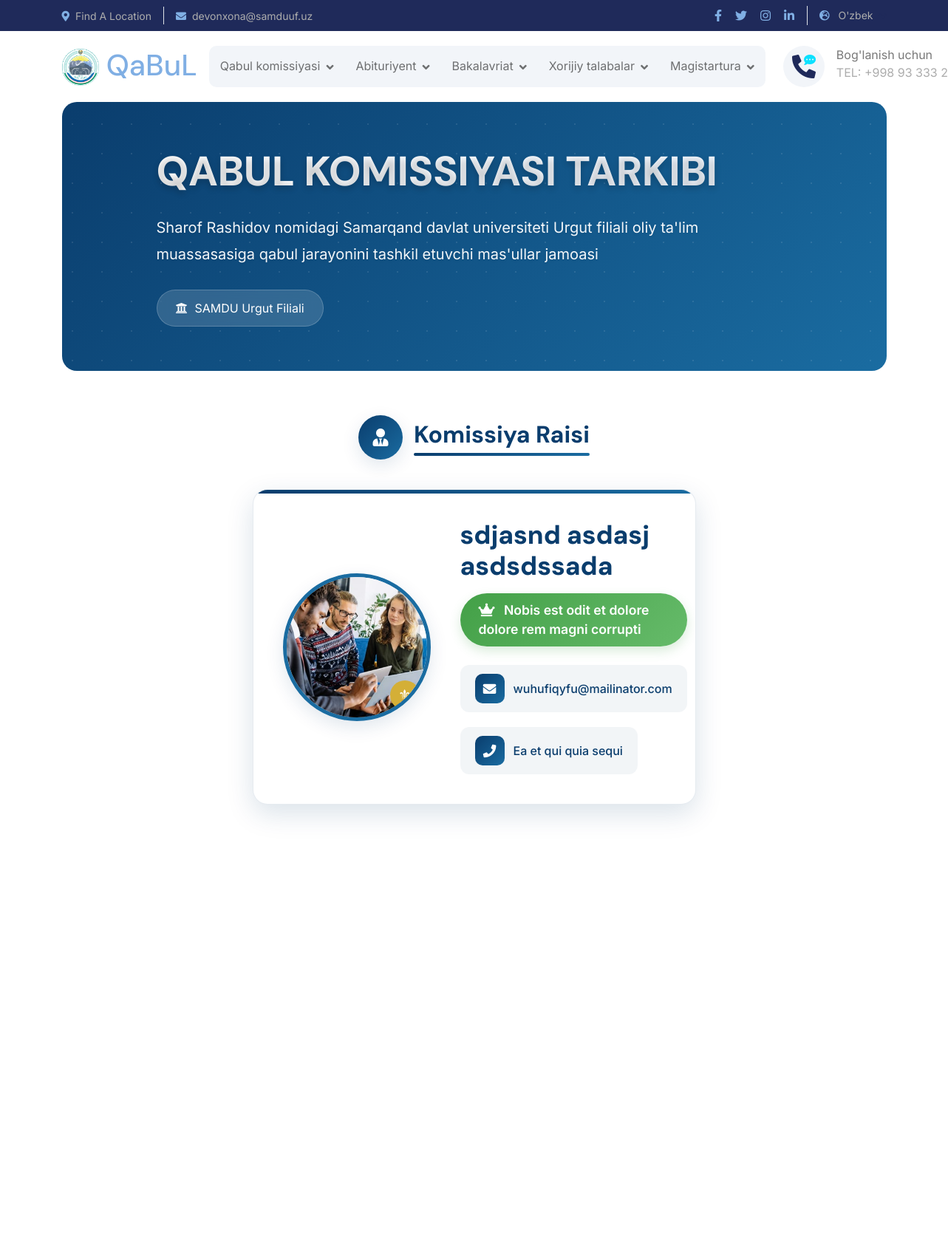
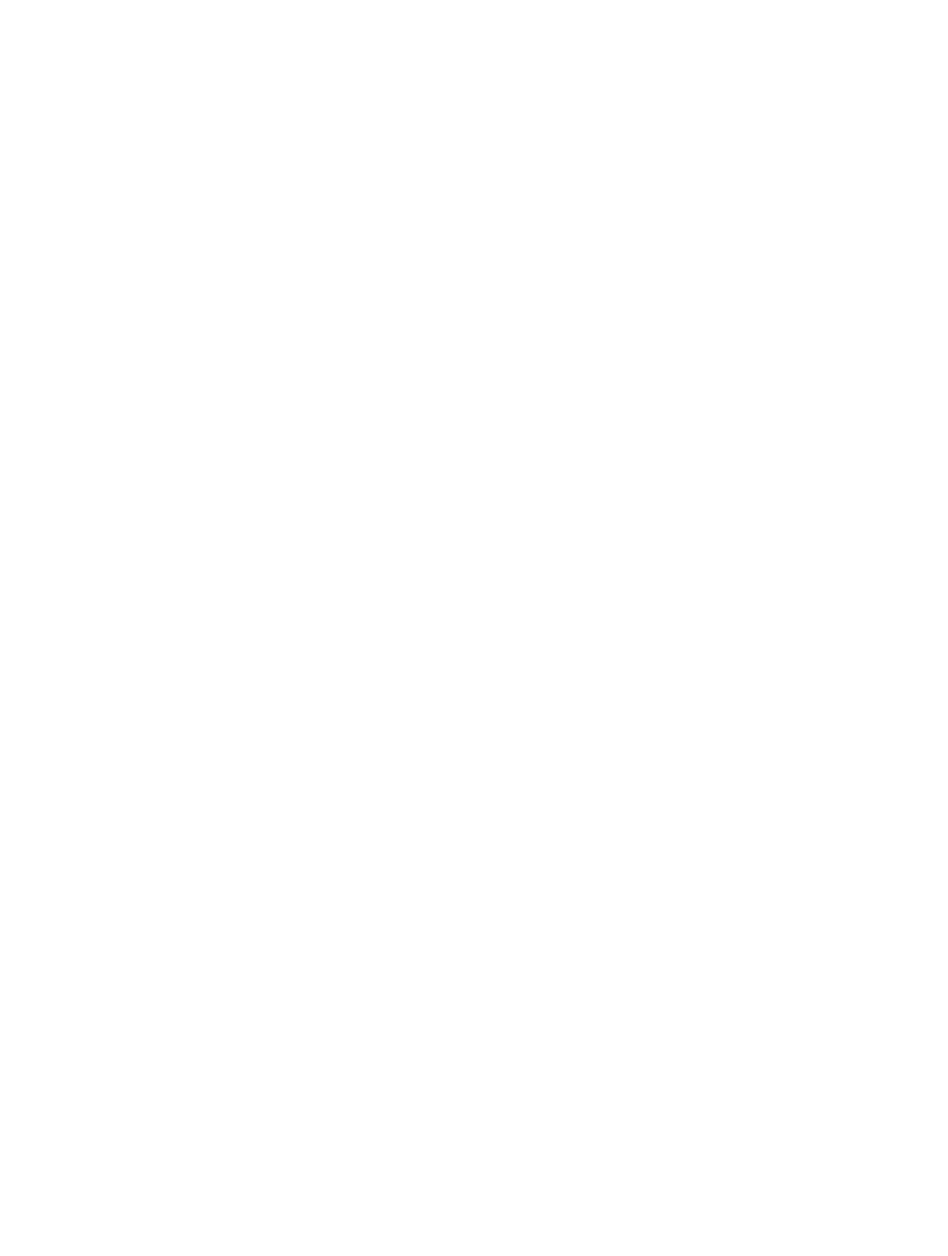
Page /komissiya/ (upper part) on the committed database (2 pictures, top to bottom).
### employees/models.py (models this page shows, shortened)
class QabulKomissiya(models.Model):
    LAVOZIM_TURI = (
        ('rais', 'Komissiya raisi'),
        ('kotib', 'Mas’ul kotib'),
        ('azo', 'Komissiya a’zosi'),
        ('rahbar', 'Guruh rahbari'),
    )
    ism = models.CharField(max_length=100)
    familiya = models.CharField(max_length=100)
    lavozim = models.CharField(max_length=50)
    lavozim_turi = models.CharField(
        max_length=20,
        choices=LAVOZIM_TURI,
        default='azo'
    )
    email = models.EmailField(blank=True, null=True)
    telefon = models.CharField(max_length=20, blank=True, null=True)
    rasm = models.ImageField(upload_to='komissiya/', blank=True, null=True)
    tartib = models.PositiveIntegerField(
        default=0,
        help_text="Ekranda chiqish tartibi"
    )
    is_active = models.BooleanField(default=True)
    class Meta:
        ordering = ['tartib']
        verbose_name = "Qabul komissiya a’zosi"
        verbose_name_plural = "Qabul komissiya a’zolari"

### employees/views.py (the view)
# urls.py: path('komissiya/', KomissiyaView.as_view(), name='komissiya'),
class KomissiyaView(TemplateView):
    template_name = "komissiya.html"
    def get_context_data(self, **kwargs):
        context = super().get_context_data(**kwargs)
        context['rais'] = QabulKomissiya.objects.filter(
            lavozim_turi='rais',
            is_active=True
        ).first()
        context['azolar'] = QabulKomissiya.objects.filter(
            is_active=True
        ).exclude(lavozim_turi='rais')
        return context

### templates/komissiya.html (shortened to what this page needs)
{% extends "index.html" %}
{% load static %}
{% block content %}
<div class="container">
    <div class="page-header">
        <div class="page-header-content">
            <h1>QABUL KOMISSIYASI TARKIBI</h1>
            <p>Sharof Rashidov nomidagi Samarqand davlat universiteti Urgut filiali oliy ta'lim muassasasiga
            qabul jarayonini tashkil etuvchi mas'ullar jamoasi</p>
            <div class="university-badge">
                <i class="fas fa-university"></i>
                <span>SAMDU Urgut Filiali</span>
            </div>
        </div>
    </div>
</div>
<div class="container">
    <div class="chairman-section reveal">
        <div class="section-label">
            <div class="label-icon">
                <i class="fas fa-user-tie"></i>
            </div>
            <h2 class="label-text">Komissiya Raisi</h2>
        </div>
        {% if rais %}
        <div class="chairman-card">
            <div class="chairman-content">
                <div class="chairman-photo">
                    {% if rais.rasm %}
                        <img src="{{ rais.rasm.url }}" alt="{{ rais.familiya }} {{ rais.ism }}" loading="lazy">
                    {% else %}
                        <img src="{% static 'img/default-avatar.png' %}" alt="Default Avatar" loading="lazy">
                    {% endif %}
                </div>
                <div class="chairman-info">
                    <h3 class="chairman-name">{{ rais.familiya }} {{ rais.ism }}</h3>
                    <div class="chairman-position">
                        <i class="fas fa-crown me-2"></i> {{ rais.lavozim }}
                    </div>
                    <div class="chairman-contacts">
                        {% if rais.email %}
                        <a href="mailto:{{ rais.email }}" class="contact-item">
                            <div class="contact-icon">
                                <i class="fas fa-envelope"></i>
                            </div>
                            <div class="contact-text">{{ rais.email }}</div>
                        </a>
                        {% endif %}
                        {% if rais.telefon %}
                        <a href="tel:{{ rais.telefon }}" class="contact-item">
                            <div class="contact-icon">
                                <i class="fas fa-phone"></i>
                            </div>
                            <div class="contact-text">{{ rais.telefon }}</div>
                        </a>
                        {% endif %}
                    </div>
                </div>
            </div>
        </div>
        {% endif %}
    </div>
</div>
{% endblock %}

### rows in the picture
QabulKomissiya: rasm (picture), familiya "sdjasnd asdasj", ism "asdsdssada", lavozim "Nobis est odit et dolore dolore rem magni corrupti", email "wuhufiqyfu@mailinator.com", telefon "Ea et qui quia sequi"
